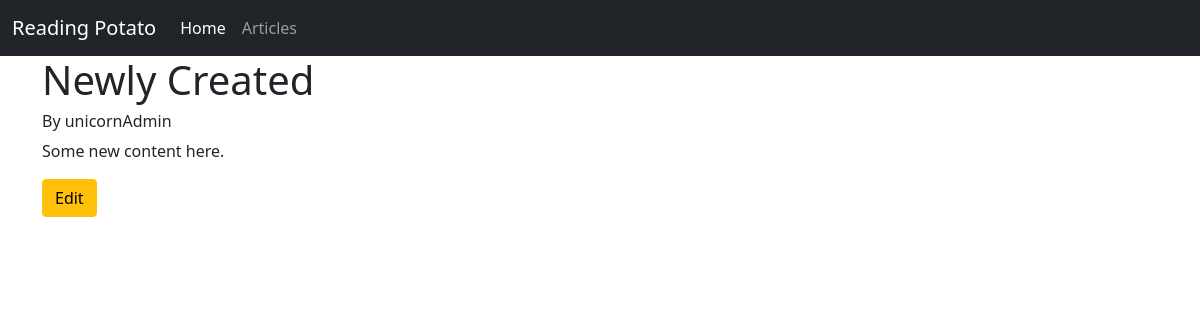
The page /articles/4/ on the database as committed earlier.
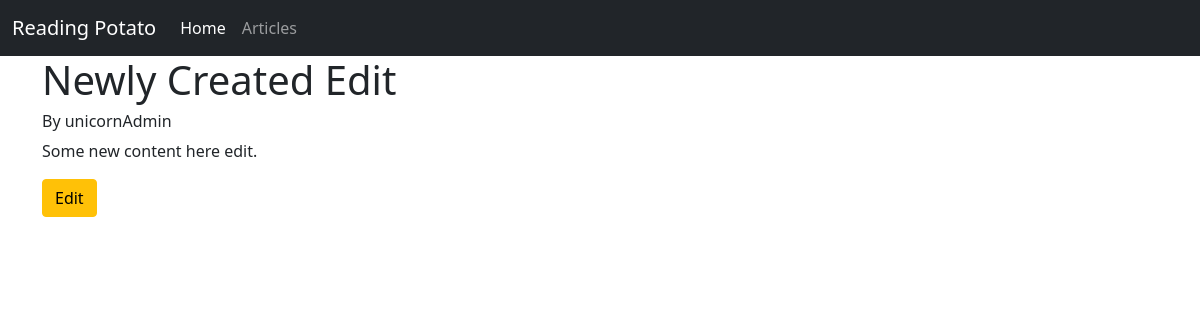
The same page on the database as committed later.
### main/models.py (models this page shows, shortened)
class Article(models.Model):
    title = models.CharField(max_length=250)
    content = models.TextField()
    author = models.ForeignKey(User, on_delete=models.CASCADE, related_name="articles")
    created_on = models.DateTimeField(auto_now_add=True)
    last_update = models.DateTimeField(auto_now=True)

### main/views.py (the view)
# urls.py: path('articles/<int:article_id>/', views.article_details, name="article-detail"),
def article_details(request, article_id):
    context = {
        "article": Article.objects.get(id=article_id)
    }
    return render(request, 'article_details.html', context)

### main/templates/article_details.html
{% extends 'base.html' %}
{% block content %}
    <div class="container">
        <h1>{{ article.title }}</h1>
        <h6>By {{ article.author }}</h6>
        <p>{{ article.content }}</p>
        <a class="btn btn-warning" href="{% url 'article-edit' article.id %}">Edit</a>
    </div>
{% endblock content %}

Rows that differ between the two databases and show on the page:
changed Article "unicornAdmin": title "Newly Created" → "Newly Created Edit"; content "Some new content here." → "Some new content here edit."
